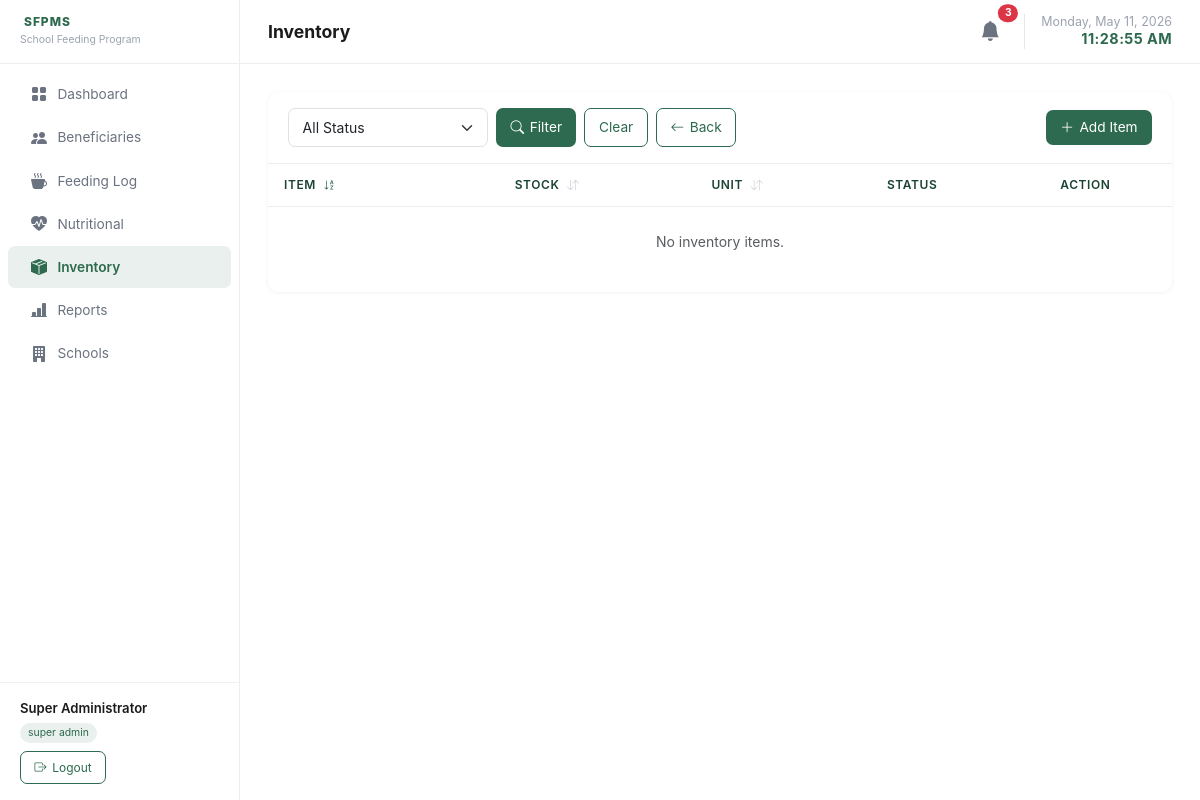
/pages/inventory.php?view_school=45 (signed in), run on an earlier commit of the app's database.
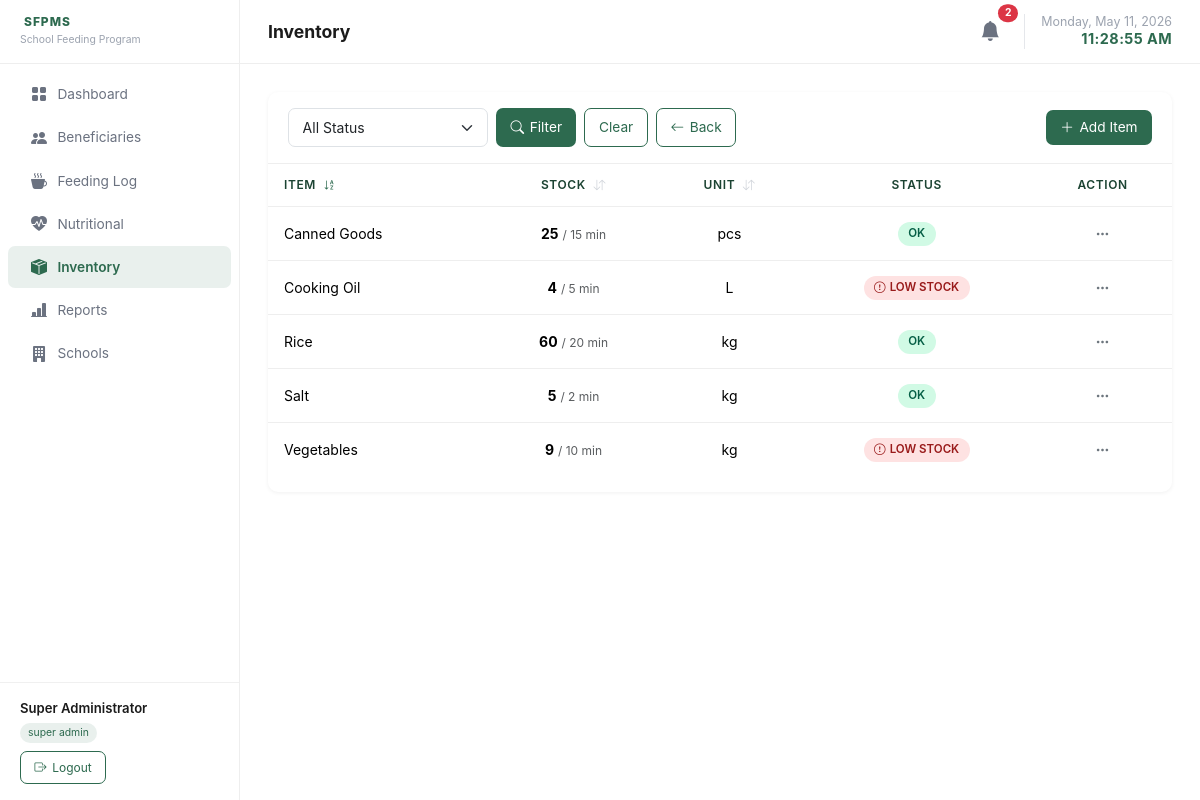
And on a later commit of the database.
### tables this page shows
CREATE TABLE inventory (
    id              INT UNSIGNED AUTO_INCREMENT PRIMARY KEY,
    school_id       INT UNSIGNED NOT NULL,
    item_name       VARCHAR(150) NOT NULL,
    unit            VARCHAR(30) NOT NULL DEFAULT 'pcs',
    quantity        DECIMAL(10,2) NOT NULL DEFAULT 0,
    low_stock_threshold DECIMAL(10,2) NOT NULL DEFAULT 10,
    last_updated    TIMESTAMP DEFAULT CURRENT_TIMESTAMP ON UPDATE CURRENT_TIMESTAMP,
    FOREIGN KEY (school_id) REFERENCES schools(id) ON DELETE CASCADE
);

### classes/Inventory.php (called while the page is built, shortened)
<?php
class Inventory {
    public static function getAll(
        ?int $schoolId = null,
        string $statusFilter = '',
        int $page = 1,
        int $perPage = 15,
        string $sortBy = 'item_name',
        string $sortDir = 'asc'
    ): array {
        $pdo    = getPDO();
        $where  = ['1=1'];
        $params = [];
        if ($schoolId) {
            $where[]  = 'i.school_id = ?';
            $params[] = $schoolId;
        }
        $allowedSorts = ['item_name', 'school_name', 'quantity', 'unit'];
        $sortBy = in_array($sortBy, $allowedSorts) ? $sortBy : 'item_name';
        $sortDir = strtolower($sortDir) === 'desc' ? 'DESC' : 'ASC';
        if ($sortBy === 'school_name') {
            $orderBy = "s.name {$sortDir}, i.item_name ASC";
        } else {
            $orderBy = "i.{$sortBy} {$sortDir}, i.item_name ASC";
        }
        $offset = ($page - 1) * $perPage;
        $sql = "
            SELECT i.*, s.name AS school_name,
                   IF(i.quantity <= i.low_stock_threshold, 1, 0) AS is_low
            FROM inventory i
            JOIN schools s ON s.id = i.school_id
            WHERE " . implode(' AND ', $where) . "
            ORDER BY {$orderBy}
            LIMIT " . (int)$perPage . " OFFSET " . (int)$offset . "
        ";
        $stmt = $pdo->prepare($sql);
        $stmt->execute($params);
        return $stmt->fetchAll();
    }
    public static function countAll(?int $schoolId = null, string $statusFilter = ''): int {
        $pdo    = getPDO();
        $where  = ['1=1'];
        $params = [];
        if ($schoolId) {
            $where[]  = 'school_id = ?';
            $params[] = $schoolId;
        }
        $sql = "SELECT COUNT(*) FROM inventory WHERE " . implode(' AND ', $where);
        $stmt = $pdo->prepare($sql);
        $stmt->execute($params);
        return (int) $stmt->fetchColumn();
    }
    public static function getLowStockCount(?int $schoolId = null): int {
        $pdo    = getPDO();
        $where  = $schoolId ? 'WHERE school_id = ? AND quantity <= low_stock_threshold'
                            : 'WHERE quantity <= low_stock_threshold';
        $params = $schoolId ? [$schoolId] : [];
        $stmt   = $pdo->prepare("SELECT COUNT(*) FROM inventory {$where}");
        $stmt->execute($params);
        return (int) $stmt->fetchColumn();
    }
}

### classes/Beneficiary.php (called while the page is built, shortened)
<?php
class Beneficiary {
    public static function getFlaggedAbsent(?int $schoolId = null): array {
        $pdo    = getPDO();
        $where  = $schoolId ? 'WHERE b.school_id = ?' : '';
        $params = $schoolId ? [$schoolId] : [];
        $sql = "
            SELECT b.id, b.first_name, b.last_name, b.lrn, s.name AS school_name,
                   COUNT(*) AS absent_streak
            FROM beneficiaries b
            JOIN schools s ON s.id = b.school_id
            JOIN feeding_attendance fa ON fa.beneficiary_id = b.id AND fa.present = 0
            JOIN feeding_sessions fs ON fs.id = fa.session_id
            {$where}
            GROUP BY b.id
            HAVING absent_streak >= 3
        ";
        $stmt = $pdo->prepare($sql);
        $stmt->execute($params);
        return $stmt->fetchAll();
    }
}

### pages/inventory.php (the view, shortened to what the changed rows need)
<?php
require_once __DIR__ . '/../classes/Inventory.php';
require_once __DIR__ . '/../includes/helpers.php';
$viewSchoolId = $_GET['view_school'] ?? null;
if ($viewSchoolId) {
    $statusFilter = $_GET['status'] ?? '';
    $totalCount = Inventory::countAll($viewSchoolId, $statusFilter);
    $pag = paginate($totalCount, 20);
    $sortBy  = in_array($_GET['sort'] ?? '', ['item_name', 'quantity', 'unit']) ? $_GET['sort'] : 'item_name';
    $sortDir = ($_GET['dir'] ?? 'asc') === 'desc' ? 'desc' : 'asc';
    $items = Inventory::getAll($viewSchoolId, $statusFilter, $pag['page'], $pag['perPage'], $sortBy, $sortDir);
}
require_once __DIR__ . '/../includes/header.php';
?>
<?php if (!$viewSchoolId): ?>
<?php
$summaries = Inventory::getSchoolSummaries($isSA ? null : $schoolId);
$sortBy  = in_array($_GET['sort'] ?? '', ['school_name', 'total_items', 'low_stock_items']) ? $_GET['sort'] : 'school_name';
$sortDir = ($_GET['dir'] ?? 'asc') === 'desc' ? 'desc' : 'asc';
sortArray($summaries, $sortBy, $sortDir);
?>
<div class="table-wrapper">
  <div class="table-header">
    <h5 class="m-0"><i class="bi bi-buildings"></i> School Inventory Overview</h5>
  </div>
  <div class="table-responsive">
    <table class="table">
      <thead>
        <tr>
          <th>
            <a href="<?= sortUrl('school_name', $sortBy, $sortDir) ?>" class="text-decoration-none text-inherit">
              School Name <?= sortIcon('school_name', $sortBy, $sortDir) ?>
            </a>
          </th>
          <th class="text-center">
            <a href="<?= sortUrl('total_items', $sortBy, $sortDir) ?>" class="text-decoration-none text-inherit">
              Total Distinct Items <?= sortIcon('total_items', $sortBy, $sortDir) ?>
            </a>
          </th>
          <th class="text-center">
            <a href="<?= sortUrl('low_stock_items', $sortBy, $sortDir) ?>" class="text-decoration-none text-inherit">
              Stock Status <?= sortIcon('low_stock_items', $sortBy, $sortDir) ?>
            </a>
          </th>
          <th class="text-center">Action</th>
        </tr>
      </thead>
      <tbody>
        <?php if (empty($summaries)): ?>
        <tr><td colspan="4" class="text-center text-muted py-4">No schools found.</td></tr>
        <?php else: ?>
        <?php foreach ($summaries as $s): ?>
        <tr>
          <td><?= htmlspecialchars($s['school_name']) ?></td>
          <td class="text-center"><strong><?= number_format($s['total_items']) ?></strong> items</td>
          <td class="text-center">
            <?php if ($s['low_stock_items'] > 0): ?>
              <span class="status-badge badge-low"><i class="bi bi-exclamation-circle me-1"></i><?= number_format($s['low_stock_items']) ?> Low Stock</span>
            <?php else: ?>
              <span class="status-badge badge-ok">All Good</span>
            <?php endif; ?>
          </td>
          <td class="text-center">
            <a href="inventory.php?view_school=<?= $s['school_id'] ?>" class="btn-primary-custom text-decoration-none px-3 py-1" style="font-size:0.85rem;">
              View Inventory
            </a>
          </td>
        </tr>
        <?php endforeach; ?>
        <?php endif; ?>
      </tbody>
    </table>
  </div>
</div>
<?php else: ?>
<div class="table-wrapper">
  <div class="table-responsive">
    <table class="table" id="inventoryTable">
      <thead>
        <tr>
          <th>
            <a href="<?= sortUrl('item_name', $sortBy, $sortDir) ?>&view_school=<?= $viewSchoolId ?>" class="text-decoration-none text-inherit">
              Item <?= sortIcon('item_name', $sortBy, $sortDir) ?>
            </a>
          </th>
          <th class="text-center">
            <a href="<?= sortUrl('quantity', $sortBy, $sortDir) ?>&view_school=<?= $viewSchoolId ?>" class="text-decoration-none text-inherit">
              Stock <?= sortIcon('quantity', $sortBy, $sortDir) ?>
            </a>
          </th>
          <th class="text-center">
            <a href="<?= sortUrl('unit', $sortBy, $sortDir) ?>&view_school=<?= $viewSchoolId ?>" class="text-decoration-none text-inherit">
              Unit <?= sortIcon('unit', $sortBy, $sortDir) ?>
            </a>
          </th>
          <th class="text-center">Status</th>
          <th class="text-center">Action</th>
        </tr>
      </thead>
      <tbody>
        <?php if (empty($items)): ?>
        <tr><td colspan="5" class="text-center text-muted py-4">No inventory items.</td></tr>
        <?php else: ?>
        <?php foreach ($items as $it): ?>
        <tr>
          <td><?= htmlspecialchars($it['item_name']) ?></td>
          <td class="text-center">
            <strong><?= number_format($it['quantity'], 0) ?></strong>
            <span class="text-muted" style="font-size:.75rem;">/ <?= number_format($it['low_stock_threshold'], 0) ?> min</span>
          </td>
          <td class="text-center"><?= htmlspecialchars($it['unit']) ?></td>
          <td class="text-center">
            <?php if ($it['is_low']): ?>
              <span class="status-badge badge-low"><i class="bi bi-exclamation-circle me-1"></i>LOW STOCK</span>
            <?php else: ?>
              <span class="status-badge badge-ok">OK</span>
            <?php endif; ?>
          </td>
          <td class="text-center">
            <div class="dropdown">
              <button class="btn-dots" data-bs-toggle="dropdown" id="ddInv<?= $it['id'] ?>">
                <i class="bi bi-three-dots"></i>
              </button>
            </div>
          </td>
        </tr>
        <?php endforeach; ?>
        <?php endif; ?>
      </tbody>
    </table>
  </div>
</div>
<?php endif; ?>
<?php require_once __DIR__ . '/../includes/footer.php'; ?>

### includes/header.php (shortened to what the changed rows need)
<?php
$current = basename($_SERVER['PHP_SELF'], '.php');
$navItems = [
    'dashboard'    => ['icon' => 'grid-fill',          'label' => 'Dashboard',    'roles' => []],
    'beneficiaries'=> ['icon' => 'people-fill',         'label' => 'Beneficiaries','roles' => []],
    'feeding_log'  => ['icon' => 'cup-hot-fill',        'label' => 'Feeding Log',  'roles' => []],
    'nutritional'  => ['icon' => 'heart-pulse-fill',    'label' => 'Nutritional',  'roles' => []],
    'inventory'    => ['icon' => 'box-seam-fill',       'label' => 'Inventory',    'roles' => ['super_admin', 'school_admin']],
    'reports'      => ['icon' => 'bar-chart-line-fill', 'label' => 'Reports',      'roles' => []],
    'schools'      => ['icon' => 'building-fill',       'label' => 'Schools',      'roles' => ['super_admin']],
];
require_once __DIR__ . '/../classes/Beneficiary.php';
require_once __DIR__ . '/../classes/Inventory.php';
$pdo = getPDO();
$notifs = [];
$isTeacher = Auth::isTeacher();
$isSA = Auth::isSuperAdmin();
$schoolId = $isSA ? null : (int)$user['school_id'];
$flaggedAbsent = Beneficiary::getFlaggedAbsent($schoolId);
if (count($flaggedAbsent) > 0) {
    $notifs[] = [
        'type' => 'danger',
        'icon' => 'person-x-fill',
        'text' => count($flaggedAbsent) . ' beneficiar' . (count($flaggedAbsent) > 1 ? 'ies have' : 'y has') . ' missed 3+ sessions.',
        'link' => 'beneficiaries.php'
    ];
}
$recheckWhere = $schoolId ? 'AND b.school_id = ' . (int)$schoolId : '';
$needsRecheck = $pdo->query("
    SELECT COUNT(*) FROM beneficiaries b
    WHERE b.status = 'Active' {$recheckWhere}
    AND b.id NOT IN (
        SELECT beneficiary_id FROM nutritional_records
        WHERE record_date >= DATE_SUB(CURDATE(), INTERVAL 3 DAY)
    )
")->fetchColumn();
if ($needsRecheck > 0) {
    $notifs[] = [
        'type' => 'warning',
        'icon' => 'bell-fill',
        'text' => $needsRecheck . ' student' . ($needsRecheck > 1 ? 's need' : ' needs') . ' nutritional re-check.',
        'link' => 'nutritional.php'
    ];
}
if (!$isTeacher) {
    $lowStockCount = Inventory::getLowStockCount($schoolId);
    if ($lowStockCount > 0) {
        $notifs[] = [
            'type' => 'warning',
            'icon' => 'exclamation-triangle-fill',
            'text' => $lowStockCount . ' item' . ($lowStockCount > 1 ? 's are' : ' is') . ' low on stock.',
            'link' => 'inventory.php'
        ];
    }
}
$totalNotifs = count($notifs);
?>
<!doctype html>
<html lang="en">
<head>
  <link rel="stylesheet" href="https://cdn.jsdelivr.net/npm/bootstrap@5.3.3/dist/css/bootstrap.min.css">
  <link rel="stylesheet" href="https://cdn.jsdelivr.net/npm/bootstrap-icons@1.11.3/font/bootstrap-icons.min.css">
  <link rel="stylesheet" href="../assets/css/app.css?v=<?= time() ?>">
</head>
<body>
<nav id="sidebar">
  <div class="sidebar-nav">
    <?php foreach ($navItems as $page => $item):
    ?>
    <a href="<?= $page ?>.php"
       class="nav-link-item <?= $current === $page ? 'active' : '' ?>">
      <i class="bi bi-<?= $item['icon'] ?>"></i>
      <?= $item['label'] ?>
    </a>
    <?php endforeach; ?>
  </div>
</nav>
<div id="main-content">
  <div class="topbar">
    <div class="d-flex align-items-center gap-3">
      <div class="dropdown">
        <button class="btn btn-light position-relative" type="button" data-bs-toggle="dropdown" style="background:transparent; border:none; padding: .2rem .5rem;">
          <i class="bi bi-bell-fill fs-5" style="color:#6b7280;"></i>
          <?php if ($totalNotifs > 0): ?>
          <span class="position-absolute top-0 start-100 translate-middle badge rounded-pill bg-danger" style="font-size: 0.65rem;">
            <?= $totalNotifs ?>
          </span>
          <?php endif; ?>
        </button>
      </div>
    </div>
  </div>
  <div class="page-body">

What changed in the data, as far as the page shows it:
now on this page (row edited): inventory: item_name "Canned Goods", quantity "25", low_stock_threshold "15", unit "pcs", shows "OK"
now on this page (row edited): inventory: item_name "Cooking Oil", quantity "4", low_stock_threshold "5", unit "L", shows "LOW STOCK"
now on this page (row edited): inventory: item_name "Rice", quantity "60", low_stock_threshold "20", unit "kg", shows "OK"
now on this page (row edited): inventory: item_name "Salt", quantity "5", low_stock_threshold "2", unit "kg", shows "OK"
now on this page (row edited): inventory: item_name "Vegetables", quantity "9", low_stock_threshold "10", unit "kg", shows "LOW STOCK"
Also different on the page:
$totalNotifs: "3" → "2"
text no longer shown: "No inventory items."
